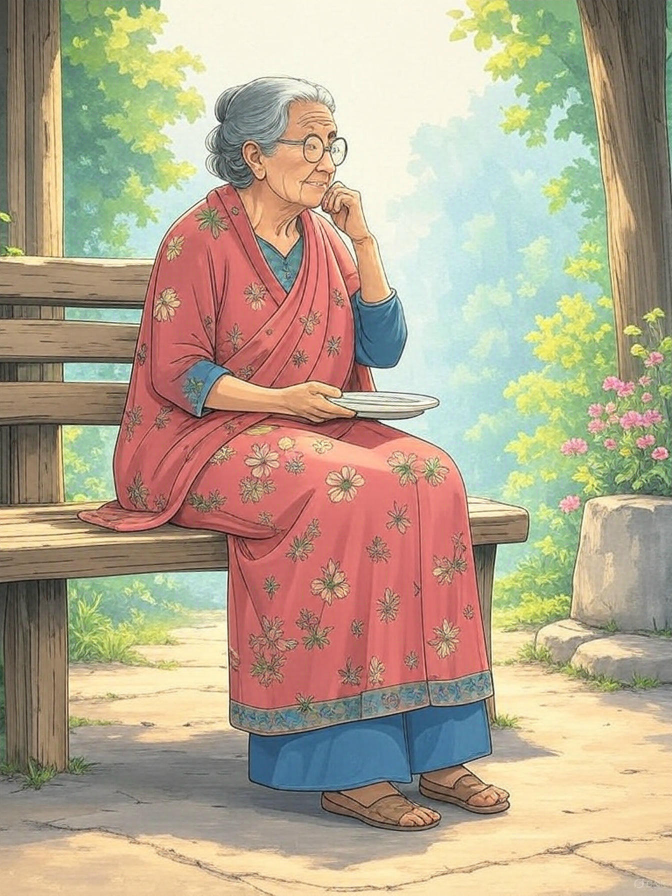
#> input picture images/image (1).jpg, 1344 x 1792 px (shown at 1/2 size)
$ python adv1_colorspaces.py
#> lines starting #> are read from the running program, lines starting #| are printed output that depends on the picture
'''Color spaces mainly refers to the array of color pixels. There exists multiple colour spaces such as BGR, GRAY, LAMB etc
HSV:- Hue Saturation'''
import matplotlib.pyplot as plt
import cv2 as cv
img=cv.imread('images/image (1).jpg')
#> img is the input picture: shape (1792, 1344, 3); mean B, G, R 142.2, 166.2, 180.8
(width,height)=int(img.shape[1]//2),int(img.shape[0]//2)
#> width = 672; height = 896
dim=(width,height)
#> dim = (672, 896)
resized=cv.resize(img,dim)
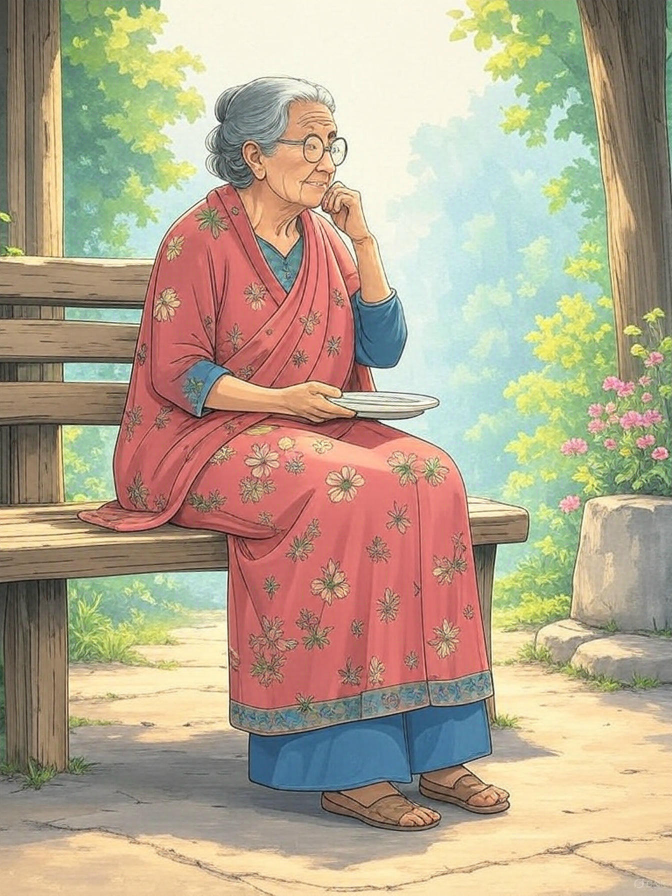
#> resized: shape (896, 672, 3); mean B, G, R 142.4, 166.4, 181

# Converting image to gray
gray_image=cv.cvtColor(resized, cv.COLOR_BGR2GRAY)
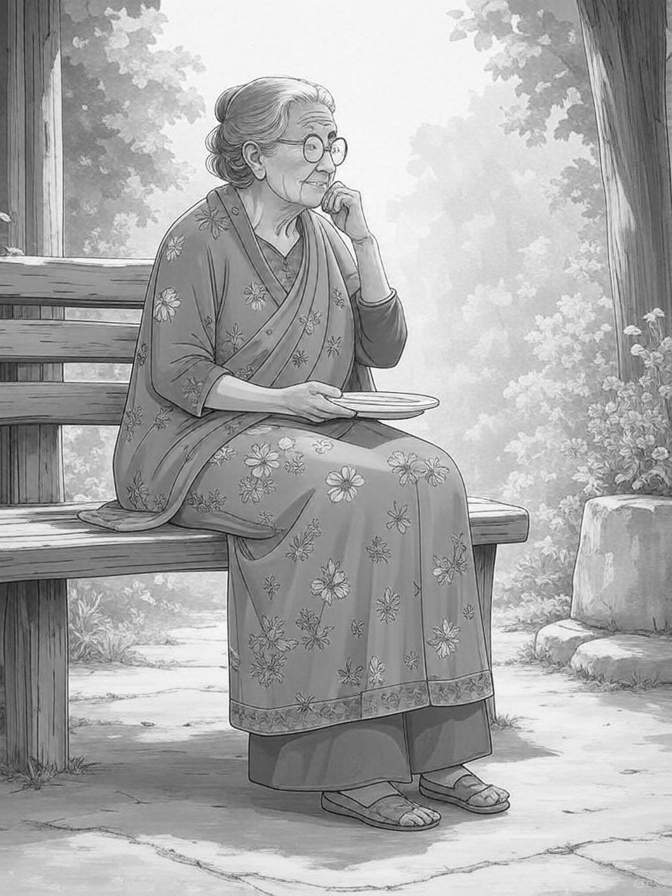
#> gray_image: shape (896, 672); min 9, max 254, mean 168
cv.imshow('gray_image',gray_image)

# Converting image to HS
hsv_image=cv.cvtColor(resized,cv.COLOR_BGR2HSV)
#> hsv_image: shape (896, 672, 3); mean H, S, V 34.8, 72.5, 191.2
cv.imshow('hsv_image',hsv_image)

# Converting BGR image to LAMB
lamb_image=cv.cvtColor(resized,cv.COLOR_BGR2LAB)
#> lamb_image: shape (896, 672, 3); mean of channels 0, 1, 2 175.8, 130.4, 143
cv.imshow('lamb_image',lamb_image)

# Converting BGR image to RGB
rgb=cv.cvtColor(resized,cv.COLOR_BGR2RGB)
cv.imshow('rgb',rgb)
plt.imshow(rgb)
plt.show()
cv.waitKey(0)

# converting grayscale to hsv

gray_img=cv.cvtColor(resized,cv.COLOR_BGR2GRAY)
cv.imshow('Gray_image',gray_img)

lamb=cv.cvtColor(gray_img,cv.COLOR_GRAY2BGR)
hsv=cv.cvtColor(lamb,cv.COLOR_BGR2HSV)
#> hsv: shape (896, 672, 3); mean H, S, V 0, 0, 168
cv.imshow('hsv_image',hsv)
cv.waitKey(0)

'''Note:-
1. We can convert gray to BGR(Reverse)
2. We can convert HSV to BGR(REverse)
3. We can convert lamb to BGR(Reverse)
4. We can convert BGR to RGB(Reverse)
we can not convert grayscale to hsv directly to do that first we need to convert gray scale to BGR and then to HSV'''

$ run again, with images/ourimage.jpg copied over images/image (1).jpg
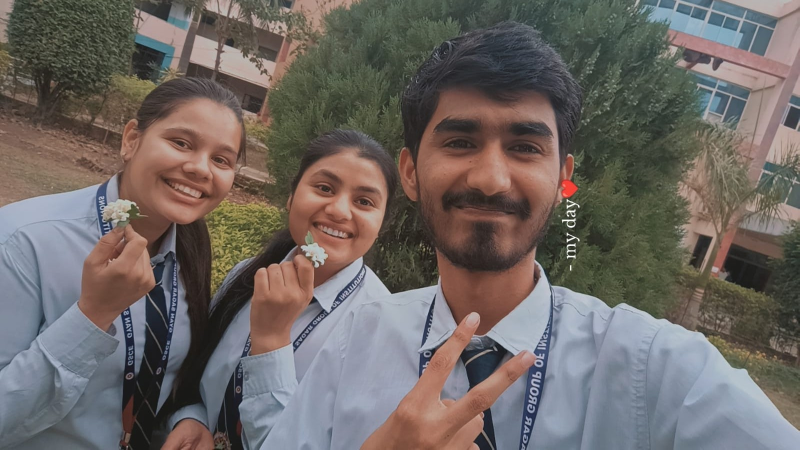
#> input picture images/ourimage.jpg, 1599 x 899 px (shown at 1/2 size)
#> img is the input picture: shape (899, 1599, 3); mean B, G, R 99.6, 103.1, 109.8
#> `resized=cv.resize(img,dim)`:
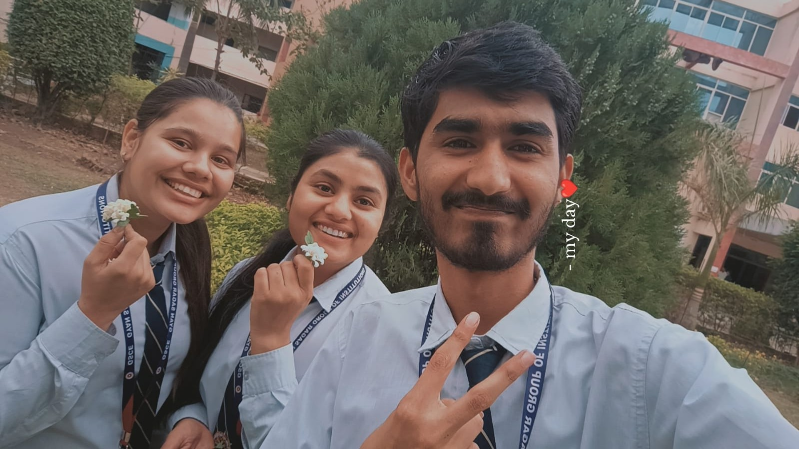
#> resized: shape (449, 799, 3); mean B, G, R 99.4, 103, 109.7
#> `gray_image=cv.cvtColor(resized, cv.COLOR_BGR2GRAY)`:
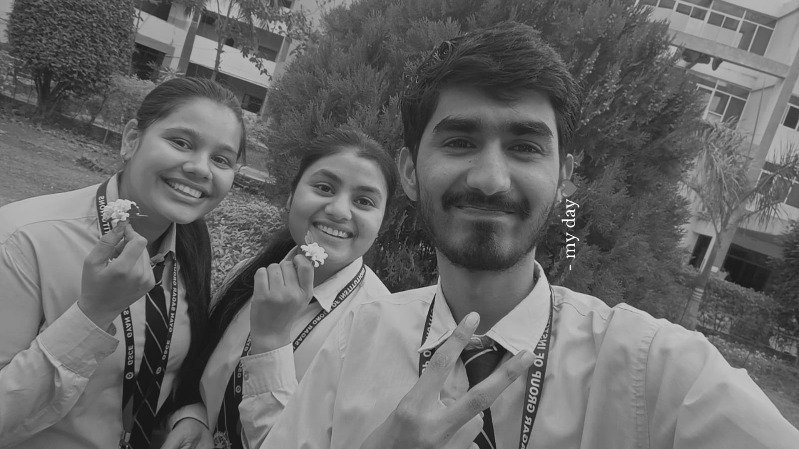
#> gray_image: shape (449, 799); min 19, max 254, mean 104.6
#> hsv_image: shape (449, 799, 3); mean H, S, V 54.8, 59.5, 119
#> lamb_image: shape (449, 799, 3); mean of channels 0, 1, 2 111.6, 130.5, 131.4
#> hsv: shape (449, 799, 3); mean H, S, V 0, 0, 104.6
